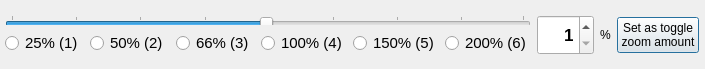
<?xml version="1.0" encoding="UTF-8"?>
<ui version="4.0">
 <class>ZoomDlg</class>
 <widget class="QDialog" name="ZoomDlg">
  <property name="geometry">
   <rect>
    <x>0</x>
    <y>0</y>
    <width>705</width>
    <height>69</height>
   </rect>
  </property>
  <property name="windowTitle">
   <string>Select zoom percentage</string>
  </property>
  <property name="windowOpacity">
   <double>0.850000000000000</double>
  </property>
  <property name="toolTip">
   <string>&lt;html&gt;&lt;head/&gt;&lt;body&gt;&lt;p&gt;&lt;span style=&quot; font-size:18pt; font-weight:600;&quot;&gt;Zoom tips:&lt;/span&gt;&lt;/p&gt;&lt;p&gt;&lt;span style=&quot; font-weight:600;&quot;&gt;Esc&lt;/span&gt; to quit&lt;/p&gt;&lt;p&gt;&lt;span style=&quot; font-weight:600;&quot;&gt;Enter&lt;/span&gt; to change toogle zoom amount and exit&lt;/p&gt;&lt;p&gt;&lt;span style=&quot; font-weight:600;&quot;&gt;1&lt;/span&gt; - &lt;span style=&quot; font-weight:600;&quot;&gt;6&lt;/span&gt; to quick set zoom percentage&lt;/p&gt;&lt;p&gt;This window will stay-on-top so you can scroll the image, click zoom or pan to click point on a thumbnail.&lt;/p&gt;&lt;p&gt;Settings are sticky and will remain when you use Esc to exit.&lt;/p&gt;&lt;/body&gt;&lt;/html&gt;</string>
  </property>
  <widget class="QWidget" name="">
   <property name="geometry">
    <rect>
     <x>5</x>
     <y>0</y>
     <width>694</width>
     <height>71</height>
    </rect>
   </property>
   <layout class="QHBoxLayout" name="horizontalLayout_3">
    <item>
     <layout class="QVBoxLayout" name="verticalLayout">
      <item>
       <spacer name="verticalSpacer">
        <property name="orientation">
         <enum>Qt::Vertical</enum>
        </property>
        <property name="sizeHint" stdset="0">
         <size>
          <width>20</width>
          <height>40</height>
         </size>
        </property>
       </spacer>
      </item>
      <item>
       <widget class="QSlider" name="zoomSlider">
        <property name="maximumSize">
         <size>
          <width>16777215</width>
          <height>10</height>
         </size>
        </property>
        <property name="focusPolicy">
         <enum>Qt::StrongFocus</enum>
        </property>
        <property name="minimum">
         <number>1</number>
        </property>
        <property name="maximum">
         <number>200</number>
        </property>
        <property name="value">
         <number>100</number>
        </property>
        <property name="orientation">
         <enum>Qt::Horizontal</enum>
        </property>
        <property name="tickPosition">
         <enum>QSlider::TicksAbove</enum>
        </property>
        <property name="tickInterval">
         <number>25</number>
        </property>
       </widget>
      </item>
      <item>
       <layout class="QHBoxLayout" name="horizontalLayout_2">
        <item>
         <widget class="QRadioButton" name="radio25Button">
          <property name="font">
           <font>
            <pointsize>11</pointsize>
           </font>
          </property>
          <property name="toolTip">
           <string>Shortcut = 1</string>
          </property>
          <property name="text">
           <string>25% (1)</string>
          </property>
          <property name="shortcut">
           <string>1</string>
          </property>
         </widget>
        </item>
        <item>
         <widget class="QRadioButton" name="radio50Button">
          <property name="font">
           <font>
            <pointsize>11</pointsize>
           </font>
          </property>
          <property name="toolTip">
           <string>Shortcut = 2</string>
          </property>
          <property name="text">
           <string>50% (2)</string>
          </property>
          <property name="shortcut">
           <string>2</string>
          </property>
         </widget>
        </item>
        <item>
         <widget class="QRadioButton" name="radio66Button">
          <property name="font">
           <font>
            <pointsize>11</pointsize>
           </font>
          </property>
          <property name="toolTip">
           <string>Shortcut = 3</string>
          </property>
          <property name="text">
           <string>66% (3)</string>
          </property>
          <property name="shortcut">
           <string>3</string>
          </property>
         </widget>
        </item>
        <item>
         <widget class="QRadioButton" name="radio100Button">
          <property name="font">
           <font>
            <pointsize>11</pointsize>
           </font>
          </property>
          <property name="toolTip">
           <string>Shortcut = 4</string>
          </property>
          <property name="text">
           <string>100% (4)</string>
          </property>
          <property name="shortcut">
           <string>4</string>
          </property>
         </widget>
        </item>
        <item>
         <widget class="QRadioButton" name="radio150Button">
          <property name="font">
           <font>
            <pointsize>11</pointsize>
           </font>
          </property>
          <property name="toolTip">
           <string>Shortcut = 5</string>
          </property>
          <property name="text">
           <string>150% (5)</string>
          </property>
          <property name="shortcut">
           <string>5</string>
          </property>
         </widget>
        </item>
        <item>
         <widget class="QRadioButton" name="radio200Button">
          <property name="font">
           <font>
            <pointsize>11</pointsize>
           </font>
          </property>
          <property name="toolTip">
           <string>Shortcut = 6</string>
          </property>
          <property name="text">
           <string>200% (6)</string>
          </property>
          <property name="shortcut">
           <string>6</string>
          </property>
         </widget>
        </item>
       </layout>
      </item>
      <item>
       <spacer name="verticalSpacer_2">
        <property name="orientation">
         <enum>Qt::Vertical</enum>
        </property>
        <property name="sizeHint" stdset="0">
         <size>
          <width>20</width>
          <height>40</height>
         </size>
        </property>
       </spacer>
      </item>
     </layout>
    </item>
    <item>
     <layout class="QHBoxLayout" name="horizontalLayout">
      <item>
       <widget class="QSpinBox" name="zoomSB">
        <property name="minimumSize">
         <size>
          <width>0</width>
          <height>0</height>
         </size>
        </property>
        <property name="maximumSize">
         <size>
          <width>16777215</width>
          <height>40</height>
         </size>
        </property>
        <property name="font">
         <font>
          <pointsize>13</pointsize>
          <weight>75</weight>
          <bold>true</bold>
         </font>
        </property>
        <property name="alignment">
         <set>Qt::AlignRight|Qt::AlignTrailing|Qt::AlignVCenter</set>
        </property>
        <property name="minimum">
         <number>1</number>
        </property>
        <property name="maximum">
         <number>400</number>
        </property>
        <property name="singleStep">
         <number>10</number>
        </property>
        <property name="displayIntegerBase">
         <number>10</number>
        </property>
       </widget>
      </item>
      <item>
       <widget class="QLabel" name="label">
        <property name="maximumSize">
         <size>
          <width>16777215</width>
          <height>20</height>
         </size>
        </property>
        <property name="text">
         <string>%</string>
        </property>
       </widget>
      </item>
      <item>
       <widget class="QPushButton" name="toggleZoomAmountBtn">
        <property name="text">
         <string>Set as toggle 
zoom amount</string>
        </property>
        <property name="shortcut">
         <string>Z</string>
        </property>
       </widget>
      </item>
     </layout>
    </item>
   </layout>
  </widget>
 </widget>
 <resources/>
 <connections>
  <connection>
   <sender>zoomSlider</sender>
   <signal>valueChanged(int)</signal>
   <receiver>zoomSB</receiver>
   <slot>setValue(int)</slot>
   <hints>
    <hint type="sourcelabel">
     <x>179</x>
     <y>71</y>
    </hint>
    <hint type="destinationlabel">
     <x>412</x>
     <y>71</y>
    </hint>
   </hints>
  </connection>
 </connections>
</ui>
